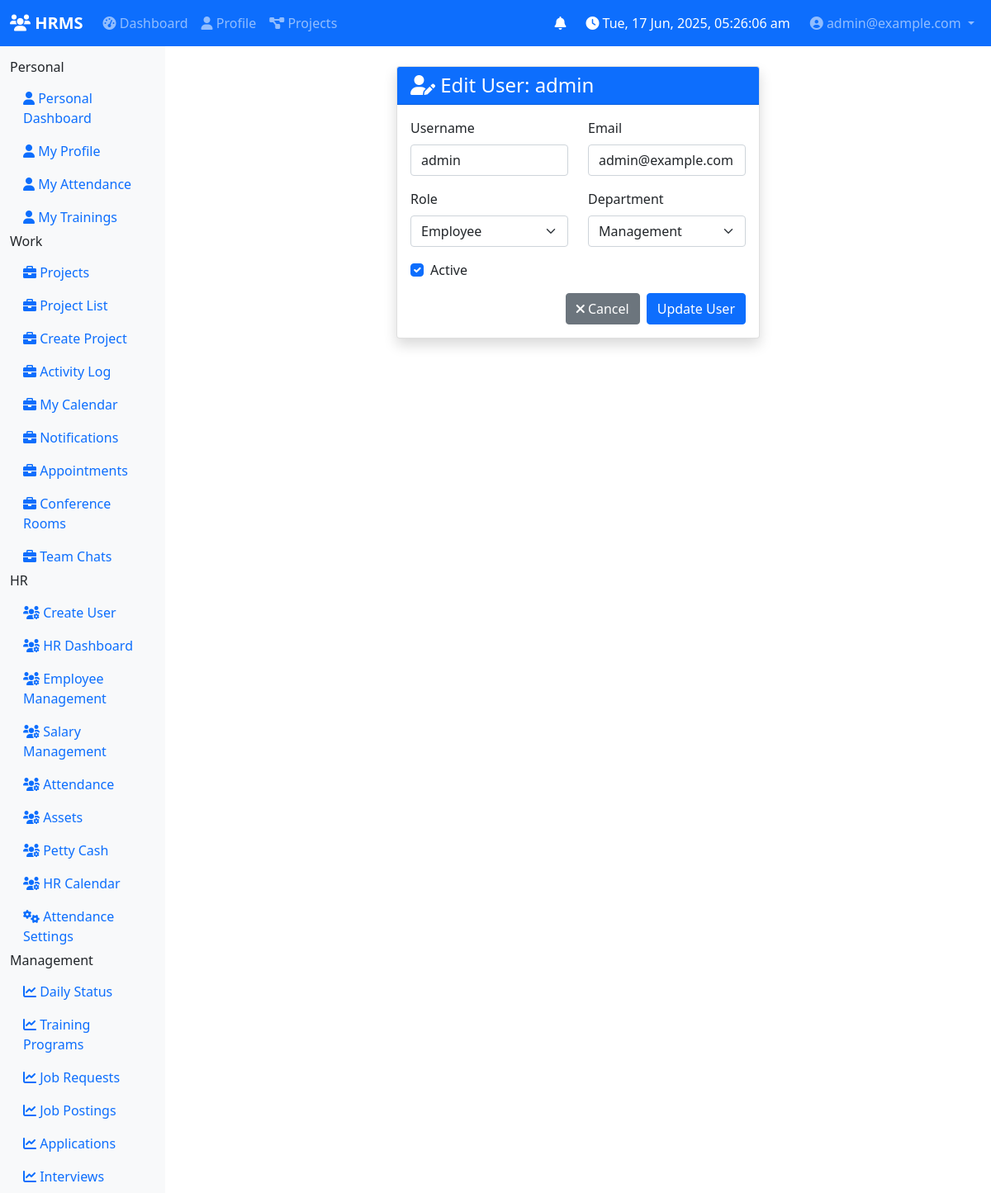
Screenshot of /auth/edit-user/1 (signed in) with the database file from the repository.
### app/models/users.py (models this page shows, shortened)
class User(UserMixin, db.Model):
    __tablename__ = 'users'
    id = db.Column(db.Integer, primary_key=True)
    username = db.Column(db.String(64), index=True, unique=True, nullable=False)
    email = db.Column(db.String(120), index=True, unique=True, nullable=False)
    password_hash = db.Column(db.String(128))
    role_id = db.Column(db.Integer, db.ForeignKey('roles.id'))
    is_active = db.Column(db.Boolean, default=True)
    created_at = db.Column(db.DateTime, default=datetime.utcnow)
    updated_at = db.Column(db.DateTime, default=datetime.utcnow, onupdate=datetime.utcnow)
    department = db.Column(db.String(50))  # New field for department assignment
    last_login = db.Column(db.DateTime)
    role = db.relationship('Role', back_populates='users')
    employee = db.relationship('Employee', back_populates='user', uselist=False)
    DEPARTMENTS = [
        'Management',
        'General Manager',
        'HR',
        'EPR Compliance',
        'Project Development',
        'Digital Marketing',
        'Business Development'
    ]
    def has_role(self, role_name):
        return self.role and self.role.name == role_name
    def is_admin(self):
        return self.has_role('Admin')
    def can_edit_user(self, target_user):
        if self.is_admin():
            return True

### app/auth/routes.py (the view, shortened to what this page needs)
@bp.route('/edit-user/<int:user_id>', methods=['GET', 'POST'])
@login_required
@role_required('Admin', 'HR')
def edit_user(user_id):
    user = User.query.get_or_404(user_id)
    if not current_user.can_edit_user(user):
        flash('You do not have permission to edit this user.', 'error')
        return redirect(url_for('auth.manage_users'))
    form = EditUserForm(obj=user)
    form.role.choices = [(role.id, role.name) for role in Role.query.all()]
    return render_template('auth/edit_user.html', form=form, user=user)

### app/auth/forms.py
class EditUserForm(FlaskForm):
    username = StringField('Username', validators=[DataRequired(), Length(min=4, max=20)])
    email = StringField('Email', validators=[DataRequired(), Email()])
    role = SelectField('Role', validators=[DataRequired()], coerce=int)
    department = SelectField('Department', validators=[DataRequired()],
                           choices=[(dept, dept) for dept in User.DEPARTMENTS])
    is_active = BooleanField('Active')
    submit = SubmitField('Update User')

### app/models/users.py (called while the page is built)
@login_manager.user_loader
def load_user(user_id):
    return User.query.get(int(user_id))

### app/utils/module_permissions.py (called while the page is built)
def get_accessible_modules(user):
    accessible_modules = {}
    accessible_modules['personal'] = {
        name: data for name, data in PERSONAL_MODULES.items()
        if MODULE_PERMISSIONS[name](user)
    }
    accessible_modules['work'] = {
        name: data for name, data in WORK_MODULES.items()
        if MODULE_PERMISSIONS[name](user)
    }
    accessible_modules['hr'] = {
        name: data for name, data in HR_MODULES.items()
        if MODULE_PERMISSIONS[name](user)
    }
    accessible_modules['management'] = {
        name: data for name, data in MANAGEMENT_MODULES.items()
        if MODULE_PERMISSIONS[name](user)
    }
    return accessible_modules

### app/templates/auth/edit_user.html (shortened to what this page needs)
{% extends "base.html" %}
{% block content %}
<div class="container mt-4">
    <div class="row justify-content-center">
        <div class="col-md-8 col-lg-6">
            <div class="card shadow">
                <div class="card-header bg-primary text-white">
                    <h4 class="mb-0"><i class="fas fa-user-edit"></i> Edit User: {{ user.username }}</h4>
                </div>
                <div class="card-body">
                    <form method="POST">
                        <div class="row">
                            <div class="col-md-6 mb-3">
                                {{ form.username.label(class="form-label") }}
                                {{ form.username(class="form-control") }}
                            </div>
                            <div class="col-md-6 mb-3">
                                {{ form.email.label(class="form-label") }}
                                {{ form.email(class="form-control") }}
                            </div>
                        </div>
                        <div class="row">
                            <div class="col-md-6 mb-3">
                                {{ form.role.label(class="form-label") }}
                                {{ form.role(class="form-select") }}
                            </div>
                            <div class="col-md-6 mb-3">
                                {{ form.department.label(class="form-label") }}
                                {{ form.department(class="form-select") }}
                            </div>
                        </div>
                        <div class="mb-3 form-check">
                            {{ form.is_active(class="form-check-input") }}
                            {{ form.is_active.label(class="form-check-label") }}
                        </div>
                        <div class="d-grid gap-2 d-md-flex justify-content-md-end">
                            <a href="{{ url_for('auth.manage_users') }}" class="btn btn-secondary">
                                <i class="fas fa-times"></i> Cancel
                            </a>
                            {{ form.submit(class="btn btn-primary") }}
                        </div>
                    </form>
                </div>
            </div>
        </div>
    </div>
</div>
{% endblock %}

### app/templates/base.html (shortened to what this page needs)
<!DOCTYPE html>
<html lang="en">
<head>
    <link href="https://cdn.jsdelivr.net/npm/bootstrap@5.1.3/dist/css/bootstrap.min.css" rel="stylesheet">
    <link href="https://cdnjs.cloudflare.com/ajax/libs/font-awesome/6.0.0/css/all.min.css" rel="stylesheet">
</head>
<body>
    <nav class="navbar navbar-expand-lg navbar-dark bg-primary">
        <div class="container-fluid">
            <a class="navbar-brand" href="{{ url_for('core.dashboard') }}">
                <i class="fas fa-users"></i> HRMS
            </a>
            <div class="collapse navbar-collapse" id="navbarNav">
                <ul class="navbar-nav me-auto">
                    {% if current_user.is_authenticated %}
                    <li class="nav-item">
                        <a class="nav-link" href="{{ url_for('core.dashboard') }}">
                            <i class="fas fa-tachometer-alt"></i> Dashboard
                        </a>
                    </li>
                    <li class="nav-item">
                        <a class="nav-link" href="{{ url_for('employee.profile') }}">
                            <i class="fas fa-user"></i> Profile
                        </a>
                    </li>
                    <li class="nav-item">
                        <a class="nav-link" href="{{ url_for('project.dashboard') }}">
                            <i class="fas fa-project-diagram"></i> Projects
                        </a>
                    </li>
                    {% endif %}
                </ul>
                <ul class="navbar-nav">
                    {% if current_user.is_authenticated %}
                    <li class="nav-item dropdown me-3">
                        <a class="nav-link position-relative" href="#" id="notificationDropdown" role="button" data-bs-toggle="dropdown">
                            <i class="fas fa-bell text-white"></i>
                        </a>
                    </li>
                    <li class="nav-item d-flex align-items-center me-3">
                        <i class="fas fa-clock text-white me-1"></i>
                        <span class="nav-link text-white p-0" id="live-clock-ist"></span>
                    </li>
                    <li class="nav-item dropdown">
                        <a class="nav-link dropdown-toggle" href="#" id="navbarDropdown" role="button" data-bs-toggle="dropdown">
                            <i class="fas fa-user-circle"></i> {{ current_user.email }}
                        </a>
                    </li>
                    {% else %}
                    <li class="nav-item">
                        <a class="nav-link" href="{{ url_for('auth.login') }}">
                            <i class="fas fa-sign-in-alt"></i> Login
                        </a>
                    </li>
                    {% endif %}
                </ul>
            </div>
        </div>
    </nav>
    <div class="container-fluid">
        <div class="row">
            {% if current_user.is_authenticated %}
            <nav class="col-md-3 col-lg-2 d-md-block sidebar collapse">
                <div class="position-sticky pt-3">
                    <nav class="sidebar-nav">
                        {% set modules = get_accessible_modules(current_user) %}
                        {% if modules.personal %}
                        <div class="nav-section">
                            <h6 class="sidebar-heading">Personal</h6>
                            <ul class="nav flex-column">
                                {% for name, data in modules.personal.items() %}
                                <li class="nav-item">
                                    <a class="nav-link" href="{{ url_for(data.route) }}">
                                        <i class="fas fa-user"></i> {{ data.label }}
                                    </a>
                                </li>
                                {% endfor %}
                            </ul>
                        </div>
                        {% endif %}
                        {% if modules.work %}
                        <div class="nav-section">
                            <h6 class="sidebar-heading">Work</h6>
                            <ul class="nav flex-column">
                                {% for name, data in modules.work.items() %}
                                <li class="nav-item">
                                    <a class="nav-link" href="{{ url_for(data.route) }}">
                                        <i class="fas fa-briefcase"></i> {{ data.label }}
                                    </a>
                                </li>
                                {% endfor %}
                            </ul>
                        </div>
                        {% endif %}
                        {% if modules.hr %}
                        <div class="nav-section">
                            <h6 class="sidebar-heading">HR</h6>
                            <ul class="nav flex-column">
                                {% for name, data in modules.hr.items() %}
                                <li class="nav-item">
                                    <a class="nav-link" href="{{ url_for(data.route) }}">
                                        <i class="fas fa-users-cog"></i> {{ data.label }}
                                    </a>
                                </li>
                                {% endfor %}
                                {% if current_user.has_role('Admin') %}
                                <li class="nav-item">
                                    <a class="nav-link" href="{{ url_for('hr.attendance_settings') }}">
                                        <i class="fas fa-cogs"></i> Attendance Settings
                                    </a>
                                </li>
                                {% endif %}
                            </ul>
                        </div>
                        {% endif %}
                        {% if modules.management %}
                        <div class="nav-section">
                            <h6 class="sidebar-heading">Management</h6>
                            <ul class="nav flex-column">
                                {% for name, data in modules.management.items() %}
                                <li class="nav-item">
                                    <a class="nav-link" href="{{ url_for(data.route) }}">
                                        <i class="fas fa-chart-line"></i> {{ data.label }}
                                    </a>
                                </li>
                                {% endfor %}
                            </ul>
                        </div>
                        {% endif %}
                    </nav>
                </div>
            </nav>
            <main class="col-md-9 ms-sm-auto col-lg-10 px-md-4">
            {% else %}
            <main class="col-12">
            {% endif %}
                {% block content %}{% endblock %}
            </main>
        </div>
    </div>
</body>
</html>

### app/templates/base.html (style rules this page uses)
.sidebar { min-height: 100vh; background-color: #f8f9fa; }
.navbar-brand { font-weight: bold; }

### rows the page displays
User: email "admin@example.com", username "admin", role "Employee", department "Management", is_active "☑"

### other values shown
{{ data.label }} "Personal Dashboard" "My Profile" "My Attendance" "My Trainings"
{{ data.label }} "Projects" "Project List" "Create Project" "Activity Log" "My Calendar" "Notifications" "Appointments" "Conference Rooms" "Team Chats"
{{ data.label }} "Create User" "HR Dashboard" "Employee Management" "Salary Management" "Attendance" "Assets" "Petty Cash" "HR Calendar"
{{ data.label }} "Daily Status" "Training Programs" "Job Requests" "Job Postings" "Applications" "Interviews"
